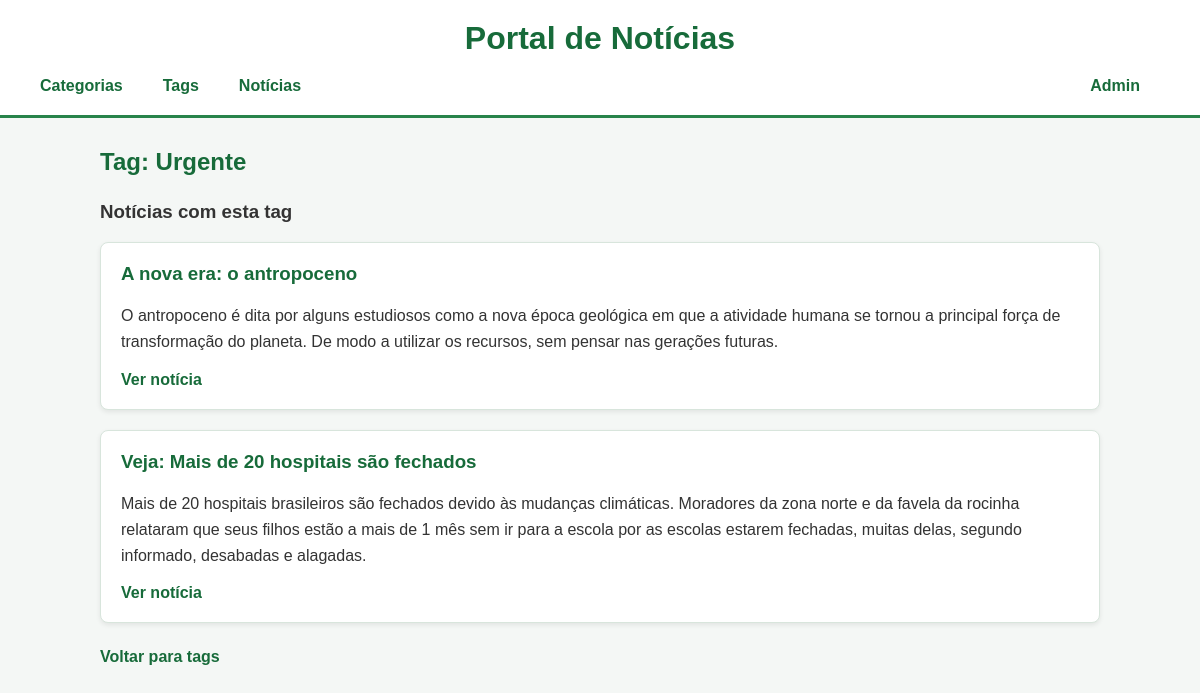
Page /tags/1/ on the committed database.
### noticias/models.py (models this page shows, shortened)
class Tag(models.Model):
    titulo = models.CharField(max_length=150)

class Noticia(models.Model):
    titulo = models.CharField(max_length=300)
    texto = models.TextField()
    categoria = models.ForeignKey(
        Categoria,
        on_delete=models.CASCADE,
        related_name='noticias'
    )
    tags = models.ManyToManyField(
        Tag,
        related_name='noticias'
    )

### noticias/views.py (the view)
# urls.py: path('tags/<int:id>/', views.detalhe_tags, name='detalhe_tags'),
def detalhe_tags(request, id):
    tag = Tag.objects.get(id=id)
    return render(request, 'tags/detalhe.html', {'tag': tag})

### noticias/templates/tags/detalhe.html (shortened to what this page needs)
{% extends 'base.html' %}
{% load static %}
{% block content %}
<h2>Tag: {{ tag.titulo }}</h2>
<h3>Notícias com esta tag</h3>
<div class="lista">
    {% for noticia in tag.noticias.all %}
        <div class="card">
            <h3>{{ noticia.titulo }}</h3>
            <p>{{ noticia.texto }}</p>
            <a href="{% url 'detalhe_noticias' noticia.id %}">Ver notícia</a>
        </div>
    {% empty %}
        <p>Não existem notícias com esta tag.</p>
    {% endfor %}
</div>
<a class="voltar" href="{% url 'lista_tags' %}">
    Voltar para tags
</a>
{% endblock %}

### static/css/style.css (style rules this page uses)
* { box-sizing: border-box; }
body { margin: 0; font-family: Arial, sans-serif; background-color: #f4f7f5; color: #333; }
h2 { color: #176b3a; margin-bottom: 25px; }
.lista { display: flex; flex-direction: column; gap: 20px; }
.card { background-color: white; padding: 20px; border-radius: 8px; border: 1px solid #d8e5dc; box-shadow: 0 2px 5px rgba(0, 0, 0, 0.08); }
.card h3 { margin-top: 0; color: #176b3a; }
.card p { line-height: 1.6; }
.card a { color: #176b3a; font-weight: bold; text-decoration: none; }
.voltar { display: inline-block; margin-top: 25px; color: #176b3a; font-weight: bold; text-decoration: none; }

### rows in the picture
Tag: titulo "Urgente"
Noticia: titulo "A nova era: o antropoceno", texto "O antropoceno é dita por alguns estudiosos como a nova época geológica em que a atividade humana se tornou a principal força de transformação do planeta. De modo a utilizar os recursos, sem pensar nas gerações futuras."
Noticia: titulo "Veja: Mais de 20 hospitais são fechados", texto "Mais de 20 hospitais brasileiros são fechados devido às mudanças climáticas. Moradores da zona norte e da favela da rocinha relataram que seus filhos estão a mais de 1 mês sem ir para a escola por as escolas estarem fechadas, muitas delas, segundo informado, desabadas e alagadas."
